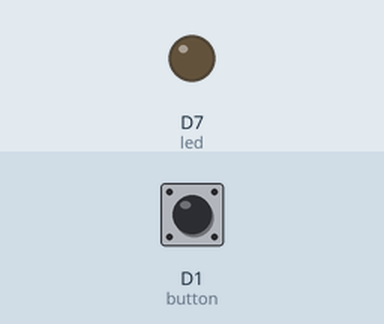
Simulated run of this sketch. Board: ESP8266 (NodeMCU). Shown: output pins drawn as LEDs (lit = HIGH). The inputs (shaded band) are chosen by the test bench; at power-on: D1 (button) LOW.

Above: at 1.2 s.
1.3 s: D1 (button) pulled HIGH for 0.15 s
At 1.37 s:
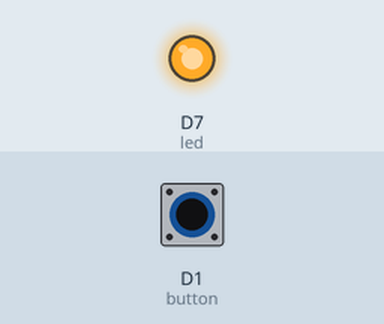
2.9 s: D1 (button) pulled HIGH for 3.2 s
At 6.8 s:
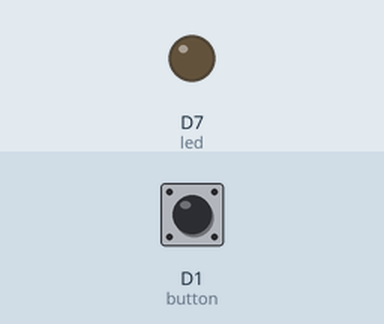
Timing chart, 0 to 8.3 s (numbered marks = the images above; inputs shaded):
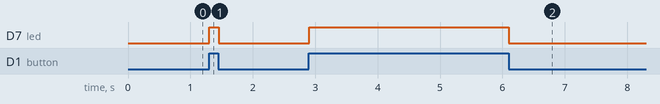

The sketch:

02_button.ino
```cpp
int button = D1;
int led = D7;

 void setup() {
  pinMode(button, INPUT);
  pinMode(led, OUTPUT);
}

void loop(){
    int button_state=digitalRead(button); // works with ‘bool button_state=...’ as well
    digitalWrite(led, button_state);
}
```

Measured:
- after the input at 1.3 s, D7 (led): LOW → HIGH at once, → LOW 0.15 s later
- after the input at 2.9 s, D7 (led): LOW → HIGH at once, → LOW 3.2 s later
